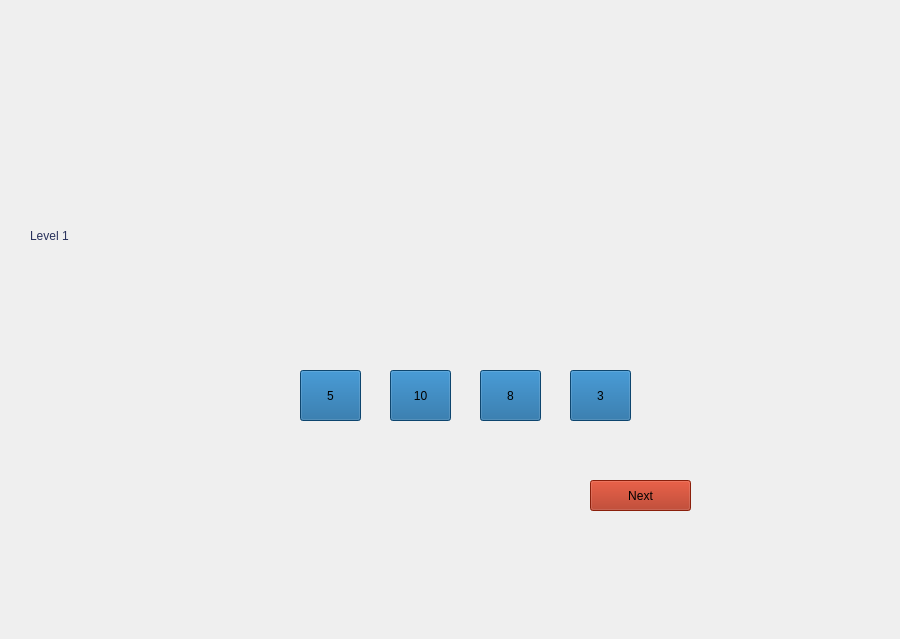
<?xml version="1.0" encoding="UTF-8"?>
<ui version="4.0">
 <class>Level1</class>
 <widget class="QDialog" name="Level1">
  <property name="geometry">
   <rect>
    <x>0</x>
    <y>0</y>
    <width>900</width>
    <height>639</height>
   </rect>
  </property>
  <property name="windowTitle">
   <string>Dialog</string>
  </property>
  <property name="styleSheet">
   <string notr="true">#Level1{background-image: url(:/background/images/levelsbg.jpg);}</string>
  </property>
  <widget class="QPushButton" name="nextButton">
   <property name="enabled">
    <bool>false</bool>
   </property>
   <property name="geometry">
    <rect>
     <x>590</x>
     <y>480</y>
     <width>101</width>
     <height>31</height>
    </rect>
   </property>
   <property name="cursor">
    <cursorShape>PointingHandCursor</cursorShape>
   </property>
   <property name="styleSheet">
    <string notr="true">font: 12pt &quot;Arial&quot;;
color: rgb(0, 0, 0);
background-color: rgb(168, 38, 14);</string>
   </property>
   <property name="text">
    <string>Next</string>
   </property>
  </widget>
  <widget class="QPushButton" name="pushButton">
   <property name="geometry">
    <rect>
     <x>300</x>
     <y>370</y>
     <width>61</width>
     <height>51</height>
    </rect>
   </property>
   <property name="cursor">
    <cursorShape>PointingHandCursor</cursorShape>
   </property>
   <property name="styleSheet">
    <string notr="true">color: rgb(0, 0, 0);
background-color: rgb(18, 97, 154);
font: 16pt &quot;Segoe UI&quot;;</string>
   </property>
   <property name="text">
    <string>5</string>
   </property>
  </widget>
  <widget class="QPushButton" name="pushButton_2">
   <property name="geometry">
    <rect>
     <x>390</x>
     <y>370</y>
     <width>61</width>
     <height>51</height>
    </rect>
   </property>
   <property name="cursor">
    <cursorShape>PointingHandCursor</cursorShape>
   </property>
   <property name="styleSheet">
    <string notr="true">color: rgb(0, 0, 0);
background-color: rgb(18, 97, 154);
font: 16pt &quot;Segoe UI&quot;;</string>
   </property>
   <property name="text">
    <string>10</string>
   </property>
  </widget>
  <widget class="QPushButton" name="pushButton_3">
   <property name="geometry">
    <rect>
     <x>480</x>
     <y>370</y>
     <width>61</width>
     <height>51</height>
    </rect>
   </property>
   <property name="cursor">
    <cursorShape>PointingHandCursor</cursorShape>
   </property>
   <property name="styleSheet">
    <string notr="true">color: rgb(0, 0, 0);
background-color: rgb(18, 97, 154);
font: 16pt &quot;Segoe UI&quot;;</string>
   </property>
   <property name="text">
    <string>8</string>
   </property>
  </widget>
  <widget class="QPushButton" name="pushButton_4">
   <property name="geometry">
    <rect>
     <x>570</x>
     <y>370</y>
     <width>61</width>
     <height>51</height>
    </rect>
   </property>
   <property name="cursor">
    <cursorShape>PointingHandCursor</cursorShape>
   </property>
   <property name="styleSheet">
    <string notr="true">color: rgb(0, 0, 0);
background-color: rgb(18, 97, 154);
font: 16pt &quot;Segoe UI&quot;;</string>
   </property>
   <property name="text">
    <string>3</string>
   </property>
  </widget>
  <widget class="QLabel" name="label_pic">
   <property name="geometry">
    <rect>
     <x>250</x>
     <y>240</y>
     <width>431</width>
     <height>81</height>
    </rect>
   </property>
   <property name="text">
    <string/>
   </property>
  </widget>
  <widget class="QLabel" name="ansBox">
   <property name="geometry">
    <rect>
     <x>530</x>
     <y>250</y>
     <width>63</width>
     <height>51</height>
    </rect>
   </property>
   <property name="styleSheet">
    <string notr="true">font: 700 30pt &quot;Segoe UI&quot;;
color: rgb(0, 0, 0);</string>
   </property>
   <property name="text">
    <string/>
   </property>
   <property name="alignment">
    <set>Qt::AlignCenter</set>
   </property>
  </widget>
  <widget class="QLabel" name="label">
   <property name="geometry">
    <rect>
     <x>30</x>
     <y>210</y>
     <width>141</width>
     <height>51</height>
    </rect>
   </property>
   <property name="styleSheet">
    <string notr="true">font: 24pt &quot;Franklin Gothic Demi Cond&quot;;
color: rgb(39, 48, 91);</string>
   </property>
   <property name="text">
    <string>Level 1</string>
   </property>
  </widget>
 </widget>
 <resources/>
 <connections/>
</ui>
